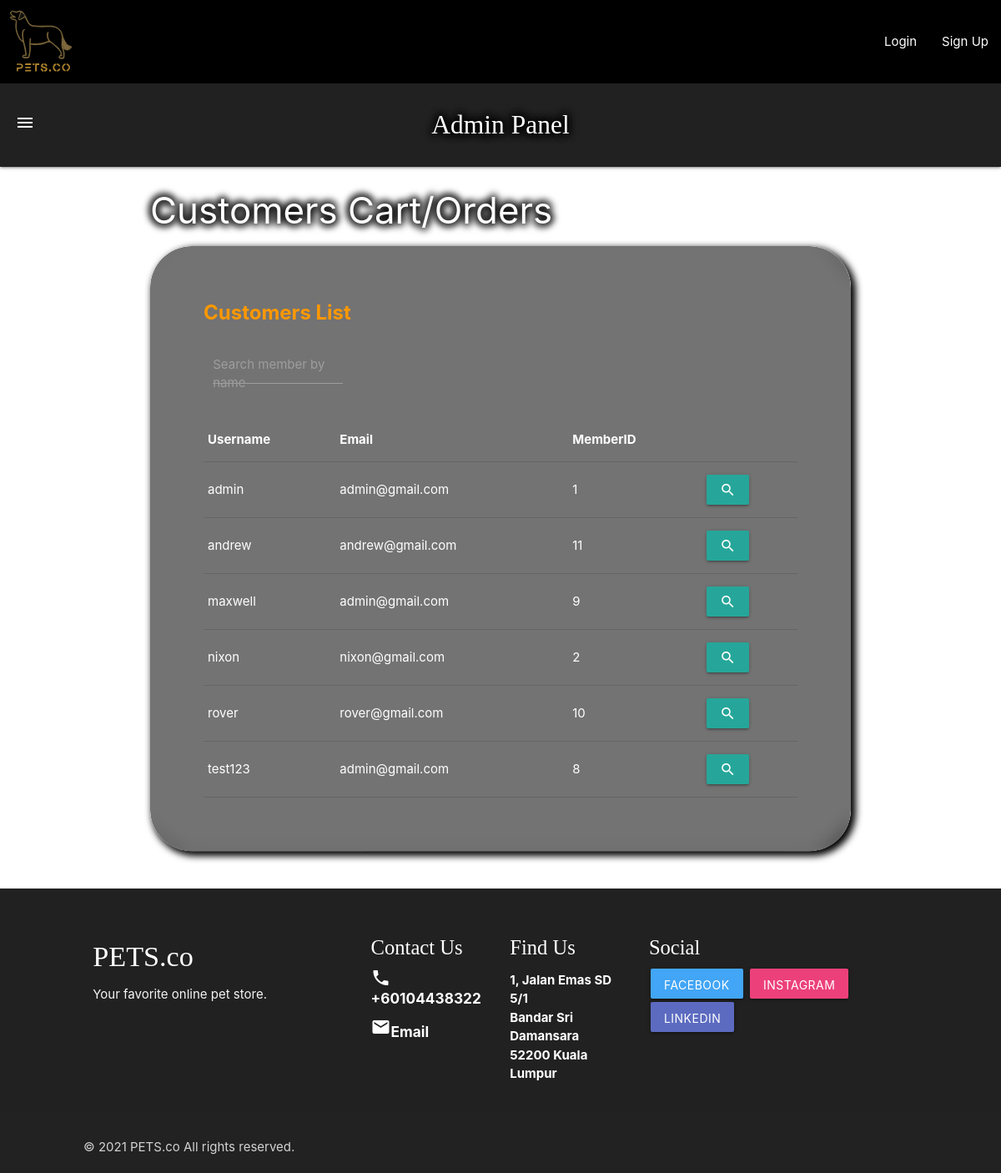
Before: /admin_view_orders.php with the older database file.
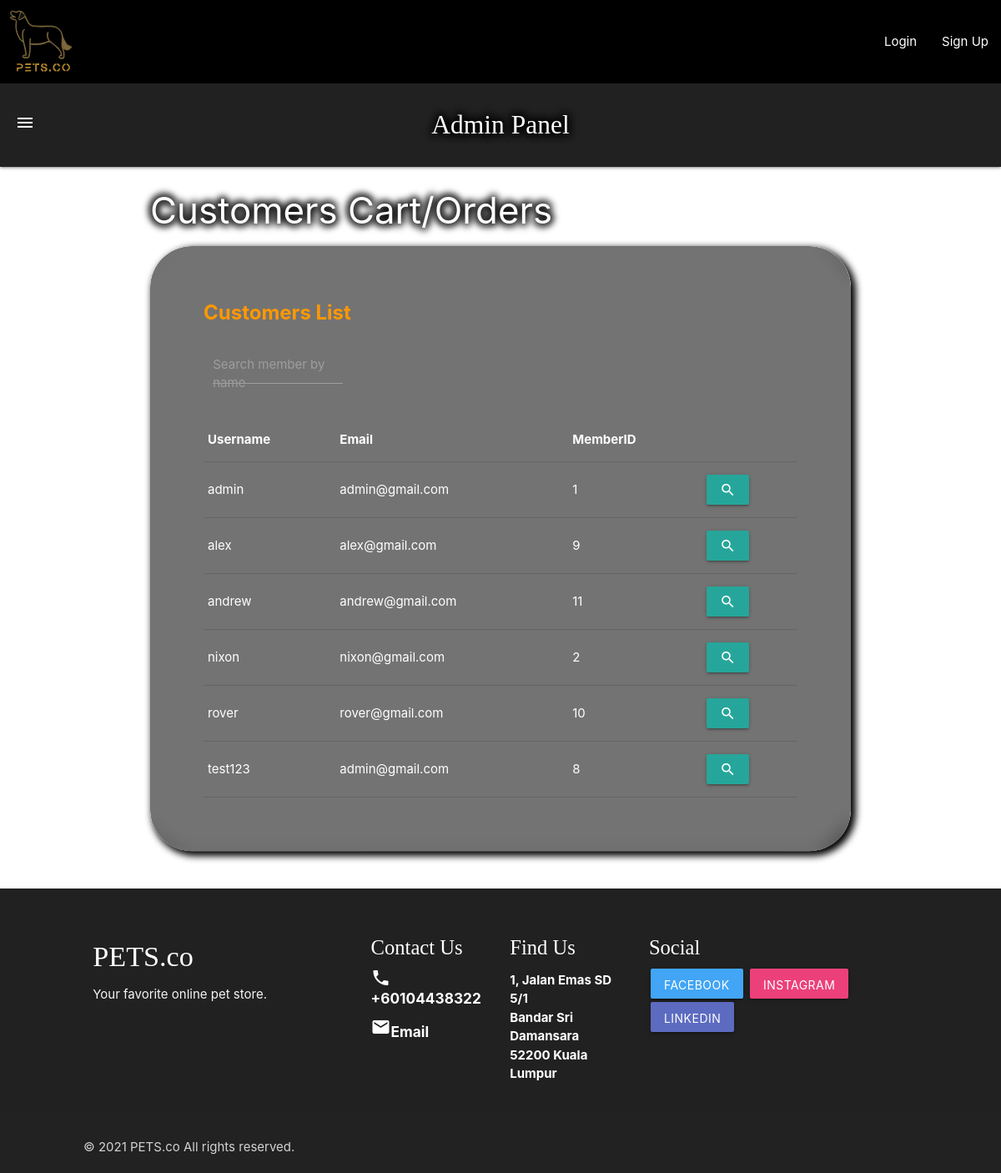
After: the same page with the newer database file.
### tables this page shows
CREATE TABLE `members` (
  `MemberID` int(11) NOT NULL,
  `Username` varchar(64) NOT NULL,
  `Password` varchar(512) NOT NULL,
  `Email` varchar(64) NOT NULL,
  `PrivilegeLevel` int(11) NOT NULL DEFAULT 0,
  `OTP` int(11) NOT NULL
);

### admin_view_orders.php (the view, shortened to what this page needs)
<!DOCTYPE html>
<html lang="en">
</head>
<?php
  include "header.php";
  require_once "includes/utils/dbhandler.php";
?>
<?php include "admin_nav_bar.php"; ?>
<div class="container">
  <h3 class="page-title white-text">Customers Cart/Orders </h3>
  <div class="row" style="padding-bottom: 10px;">
    <div class="rounded-card-parent">
      <div class="card rounded-card">
        <div class="card-content white-text">
          <span class="card-title orange-text bold">Customers List</span>
          <form class="row" action="admin_view_orders.php" method="POST" style="margin: 0px;">
            <div class="input-field col s3 white-text">
              <input name="search_member" type="text" class="validate; white-text" maxlength="20">
              <label for="search_member">Search member by name</label>
              <span class="helper-text" data-error="text only" data-success="correct"></span>
            </div>
          </form>
          <table class="responsive-table">
            <thead>
              <tr><th>Username</th><th>Email</th><th>MemberID</th><th></th></tr>
            </thead>
            <tbody>
              <?php
                if (!isset($searchMember) || EmptyInputSelectUser($searchMember))
                {
                  $sql = "SELECT * FROM Members ORDER BY Username LIMIT 20";
                  $result = $conn->query($sql) or die($conn->error);
                  while ($row = $result->fetch_assoc())
                  {
                    $memberID = $row["MemberID"];
                    $searchMember = $row["Username"];
                    $email = $row["Email"];
                    echo(
                      "<tr>
                        <td>$searchMember</td>
                        <td>$email</td>
                        <td>$memberID</td>
                        <td>
                          <form action='admin_view_orders.php' method='GET'>
                            <input type='hidden' name='username' value='$searchMember'/>
                            <input type='hidden' name='member_id' value='$memberID'/>
                            <button name='view_order' value=1 class='btn' type='submit'>
                              <i class='material-icons'>search</i>
                            </button>
                          </form>
                        </td>
                      </tr>"
                    );
                  }
                }
              ?>
            </tbody>
          </table>
        </div>
      </div>
    </div>
  </div>
</div>
<?php include "footer.php"; ?>

Changed rows visible on the page:
changed members id 9: Username "maxwell" → "alex"; Email "admin@gmail.com" → "alex@gmail.com"; moves up the list
